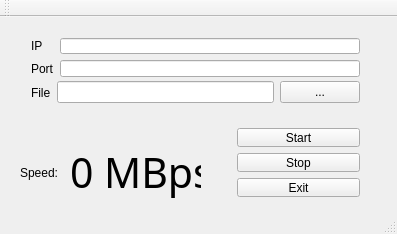
<?xml version="1.0" encoding="UTF-8"?>
<ui version="4.0">
 <class>MainWindow</class>
 <widget class="QMainWindow" name="MainWindow">
  <property name="geometry">
   <rect>
    <x>0</x>
    <y>0</y>
    <width>397</width>
    <height>234</height>
   </rect>
  </property>
  <property name="windowTitle">
   <string>MainWindow</string>
  </property>
  <widget class="QWidget" name="centralWidget">
   <widget class="QWidget" name="formLayoutWidget">
    <property name="geometry">
     <rect>
      <x>20</x>
      <y>10</y>
      <width>351</width>
      <height>61</height>
     </rect>
    </property>
    <layout class="QFormLayout" name="formLayout">
     <property name="fieldGrowthPolicy">
      <enum>QFormLayout::AllNonFixedFieldsGrow</enum>
     </property>
     <item row="0" column="0">
      <widget class="QLabel" name="labelIP">
       <property name="text">
        <string>IP</string>
       </property>
      </widget>
     </item>
     <item row="0" column="1">
      <widget class="QLineEdit" name="lineEditIP"/>
     </item>
     <item row="1" column="0">
      <widget class="QLabel" name="labelPort">
       <property name="text">
        <string>Port</string>
       </property>
      </widget>
     </item>
     <item row="1" column="1">
      <widget class="QLineEdit" name="lineEditPort"/>
     </item>
    </layout>
   </widget>
   <widget class="QWidget" name="formLayoutWidget_2">
    <property name="geometry">
     <rect>
      <x>220</x>
      <y>100</y>
      <width>151</width>
      <height>91</height>
     </rect>
    </property>
    <layout class="QFormLayout" name="formLayout_3">
     <property name="fieldGrowthPolicy">
      <enum>QFormLayout::AllNonFixedFieldsGrow</enum>
     </property>
     <item row="1" column="1">
      <widget class="QPushButton" name="pushButtonStop">
       <property name="text">
        <string>Stop</string>
       </property>
      </widget>
     </item>
     <item row="3" column="1">
      <widget class="QPushButton" name="pushButtonExit">
       <property name="text">
        <string>Exit</string>
       </property>
      </widget>
     </item>
     <item row="0" column="1">
      <widget class="QPushButton" name="pushButtonStart">
       <property name="text">
        <string>Start</string>
       </property>
      </widget>
     </item>
    </layout>
   </widget>
   <widget class="QWidget" name="horizontalLayoutWidget">
    <property name="geometry">
     <rect>
      <x>20</x>
      <y>50</y>
      <width>351</width>
      <height>51</height>
     </rect>
    </property>
    <layout class="QHBoxLayout" name="horizontalLayout_2">
     <item>
      <widget class="QLabel" name="label">
       <property name="text">
        <string>File</string>
       </property>
      </widget>
     </item>
     <item>
      <widget class="QLineEdit" name="lineEditPortPath"/>
     </item>
     <item>
      <widget class="QPushButton" name="pushButtonBrowser">
       <property name="text">
        <string>...</string>
       </property>
      </widget>
     </item>
    </layout>
   </widget>
   <widget class="QLabel" name="label_2">
    <property name="geometry">
     <rect>
      <x>20</x>
      <y>140</y>
      <width>41</width>
      <height>31</height>
     </rect>
    </property>
    <property name="text">
     <string>Speed:</string>
    </property>
   </widget>
   <widget class="QLabel" name="labelSpeed">
    <property name="geometry">
     <rect>
      <x>70</x>
      <y>130</y>
      <width>131</width>
      <height>51</height>
     </rect>
    </property>
    <property name="font">
     <font>
      <family>Agency FB</family>
      <pointsize>31</pointsize>
     </font>
    </property>
    <property name="lineWidth">
     <number>5</number>
    </property>
    <property name="text">
     <string>0 MBps</string>
    </property>
   </widget>
  </widget>
  <widget class="QToolBar" name="mainToolBar">
   <property name="windowTitle">
    <string>TCP Client</string>
   </property>
   <attribute name="toolBarArea">
    <enum>TopToolBarArea</enum>
   </attribute>
   <attribute name="toolBarBreak">
    <bool>false</bool>
   </attribute>
  </widget>
  <widget class="QStatusBar" name="statusBar"/>
 </widget>
 <layoutdefault spacing="6" margin="11"/>
 <resources/>
 <connections/>
</ui>
